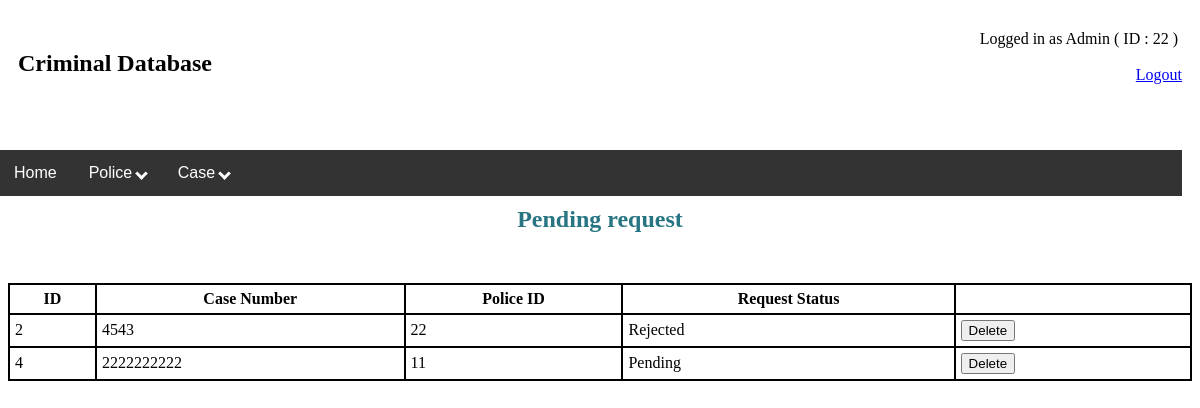
Screenshot of /view/SHOW ALL CASE REQUESTS.php (signed in) with the database file from the repository.
### tables this page shows
CREATE TABLE `permission_request` (
  `ID` int(11) NOT NULL,
  `CaseNumber` varchar(30) NOT NULL,
  `Police_ID` varchar(30) NOT NULL,
  `Type` varchar(10) NOT NULL
);

### model/model.php (called while the page is built, shortened)
<?php
function getAllRequest(){
    $conn = db_conn();
    $selectQuery = "SELECT * from permission_request ";
    try{
        $stmt = $conn->query($selectQuery);
    }catch(PDOException $e){
        echo $e->getMessage();
    }
    $rows = $stmt->fetchAll(PDO::FETCH_ASSOC);
    return $rows;
}
?>

### view/show all case requests 2.php (the view, shortened to what this page needs)
<?php
require_once '../model/model.php';
$requestList = getAllRequest();
?>
<!DOCTYPE html>
<html>
<head>
    <link rel="stylesheet" type="text/css" href="../style.css">
</head>
<body>
    <h2 class="h2">Pending request</h2>
<table>
    <thead>
        <tr>
            <th>ID</th>
            <th>Case Number</th>
            <th>Police ID</th>
            <th>Request Status</th>
        </tr>
    </thead>
    <tbody>
        <?php
        foreach ($requestList as $i => $request):
            echo '<tr>';
                echo '<td>' .$request["ID"]. '</td>';
                echo '<td>' .$request["CaseNumber"]. '</td>';
                echo '<td>' .$request["Police_ID"]. '</td>';
                if ($request["Type"] == 'a') {
                    $reqType = 'Accepted';
                }
                else if ($request["Type"] == 'r') {
                    $reqType = 'Rejected';
                }
                else if ($request["Type"] == 'p') {
                    $reqType = 'Pending';
                }
                echo '<td>' .$reqType. '</td>';
                echo '<td width = 20%;><a href="../controller/confirm pending requests.php?Action=3&ID=' .$request["ID"]. '"><button>Delete</button></a></td>';
            echo '</tr>' ;
        endforeach;
        ?>
    </tbody>
</table>
</body>
</html>

### style.css (style rules this page uses)
.h2 { text-align: center; color: #277582; padding: 30px; }
table { width: 100%; }
table,th,td { border : 2px solid black; border-collapse: collapse; }
th,td { padding: 5px; }

### rows the page displays
permission_request: ID "2", CaseNumber "4543", Police_ID "22", Type "Rejected"
permission_request: ID "4", CaseNumber "2222222222", Police_ID "11", Type "Pending"

### other values shown
$_SESSION["id"] "22"
